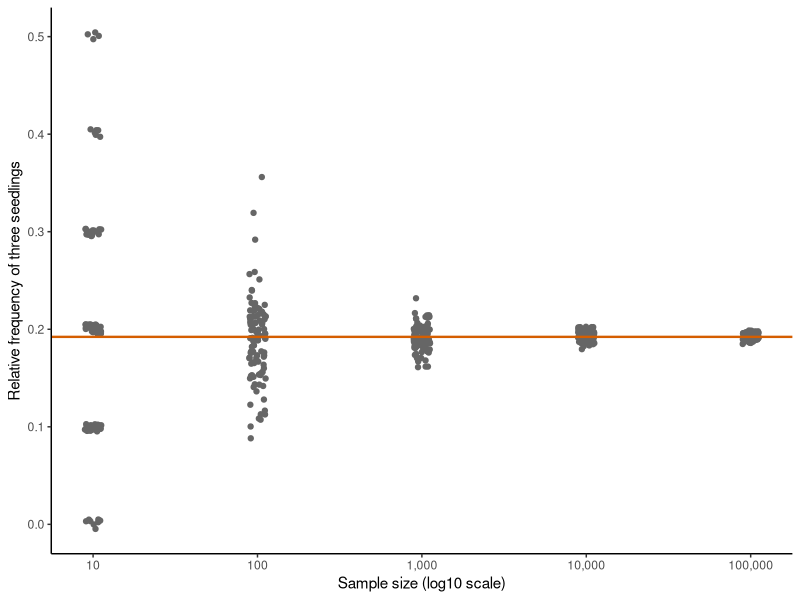
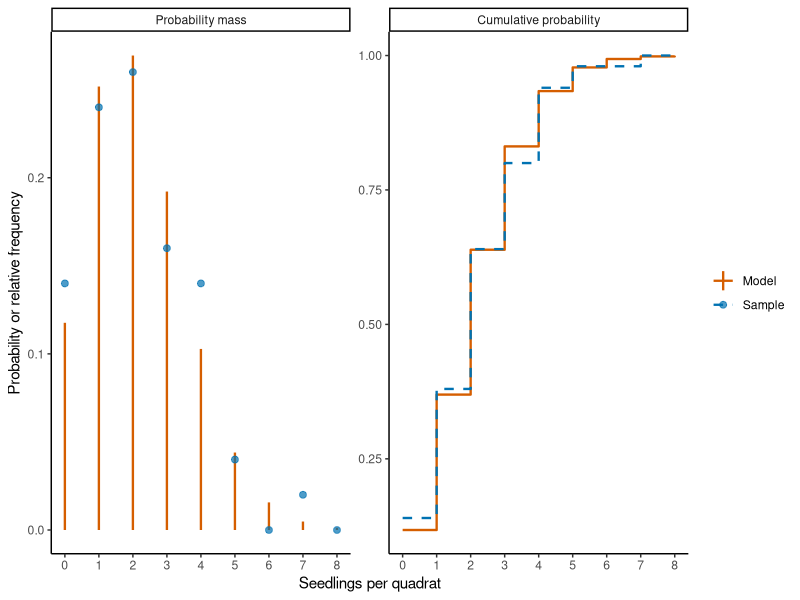
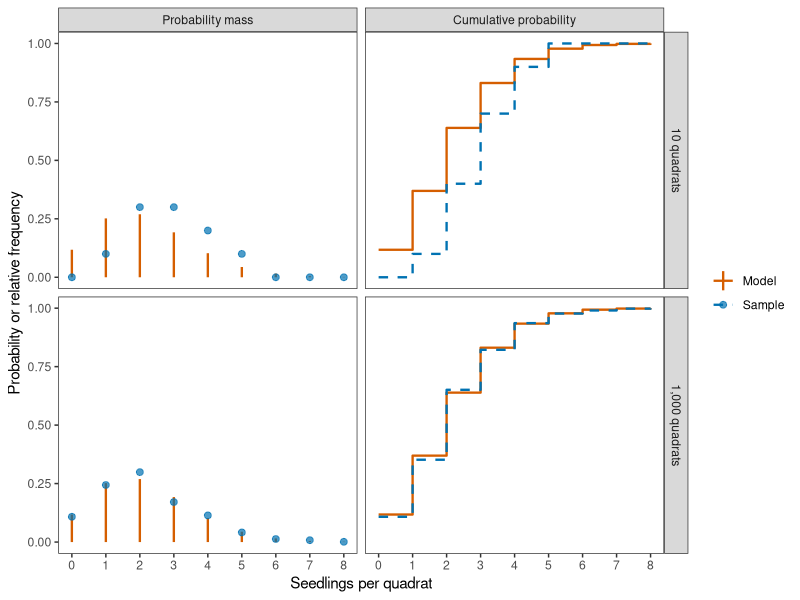
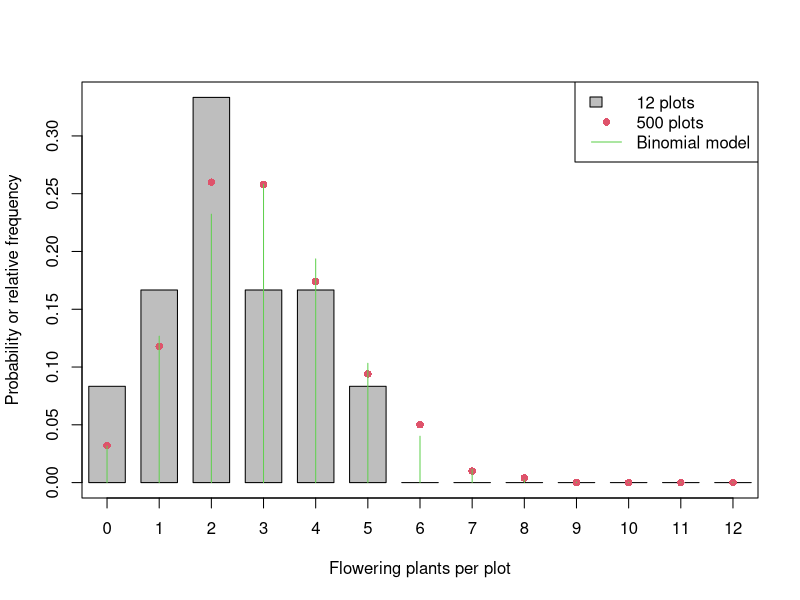
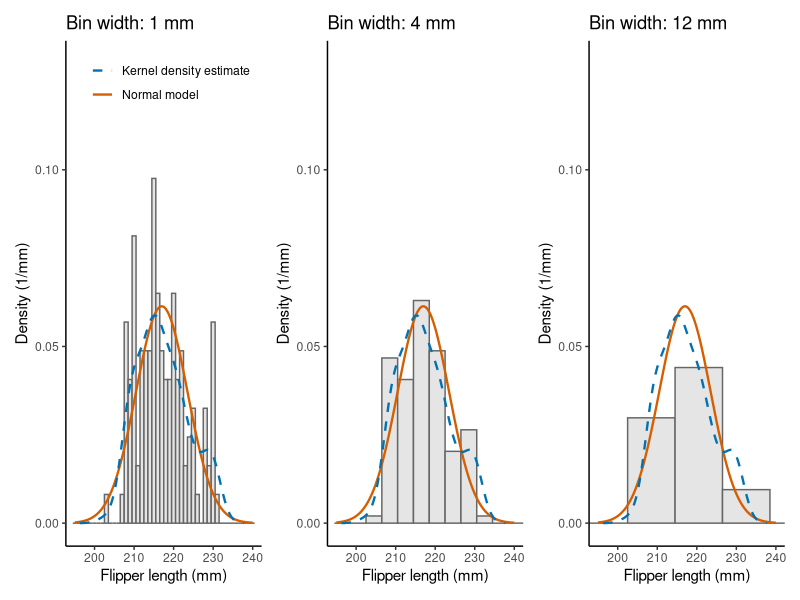
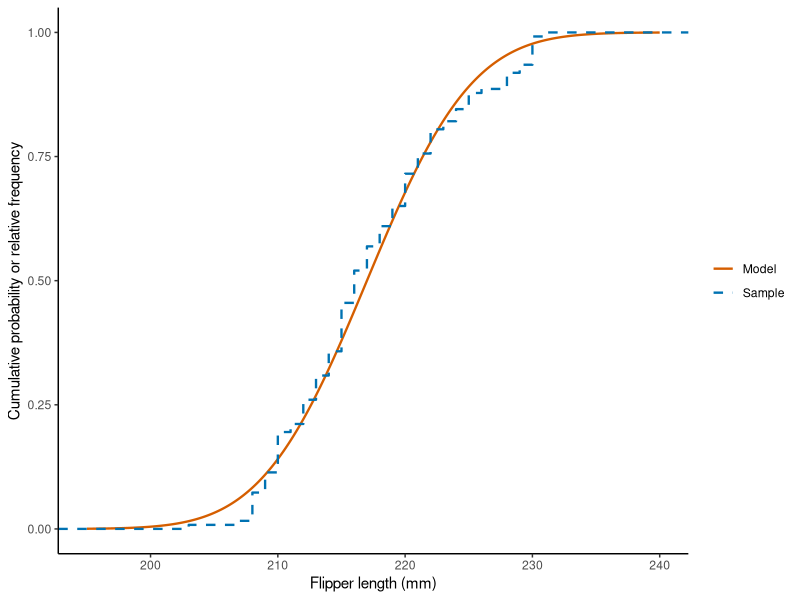
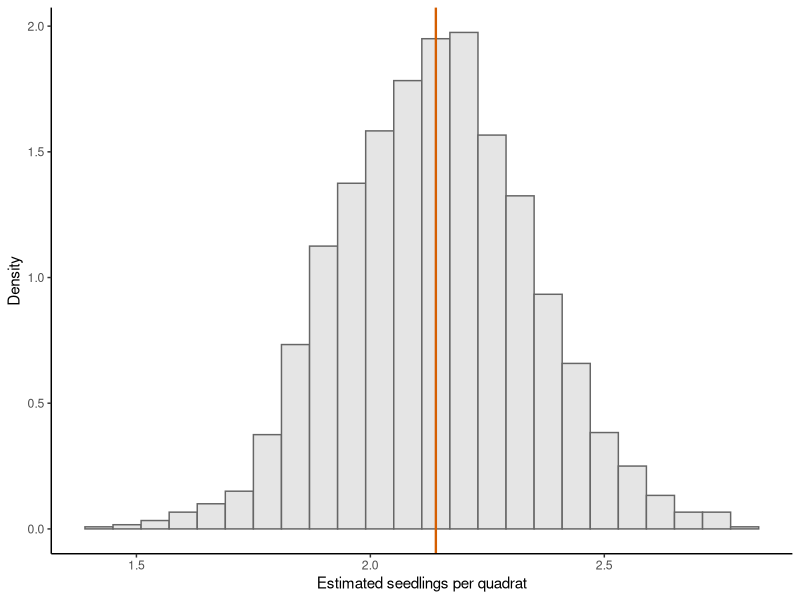
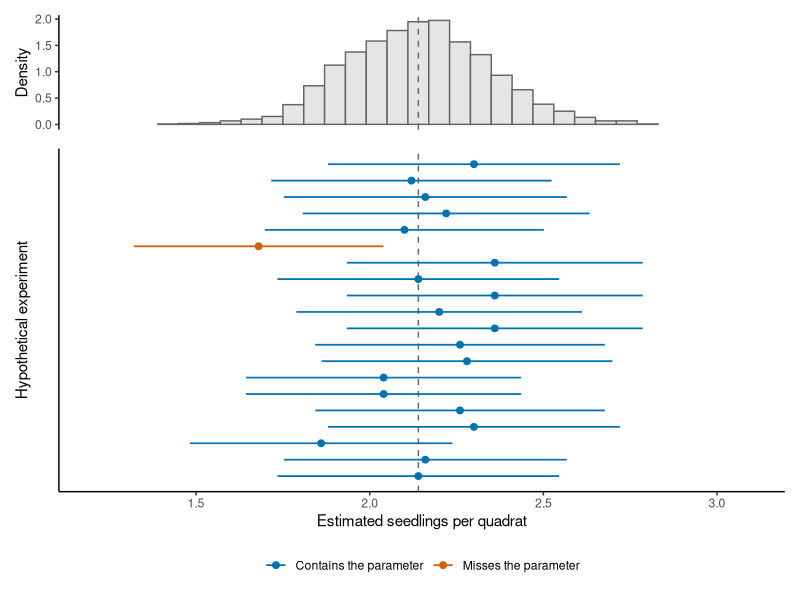

The R script that drew these images, in order:
## ---- chunk 1
#| include: false
# Load ggplot2 for the consistently formatted rendered figures in this chapter.
library(ggplot2)
## ---- chunk 2
# Counts of balsam fir seedlings in 50 quadrats (see ?boot::fir).
data(fir, package = "boot")
seedling_counts = fir$count
n_quadrats = length(seedling_counts)
seedling_counts
## ---- chunk 3
# Count each value from zero to eight seedlings and divide by the sample size.
count_values = seq.int(from = 0, to = 8)
count_table = table(factor(x = seedling_counts, levels = count_values))
relative_frequency = count_table / n_quadrats
relative_frequency
## ---- chunk 4
# Mean of the Poisson model: the mean of the 50 counts (seedlings per quadrat).
model_mean = 2.14
# Put the sample frequencies beside the model probabilities for comparison.
data.frame(
  seedlings = count_values,
  relative_frequency = as.numeric(x = relative_frequency),
  probability = dpois(x = count_values, lambda = model_mean)
)
## ---- chunk 5
# Compare relative frequencies for several sample sizes with the model.
set.seed(123)
sample_sizes = 10^(seq_len(length.out = 5))

all_frequencies = matrix(NA, nrow = length(count_values),
                         ncol = length(sample_sizes) + 1)
rownames(all_frequencies) = count_values
colnames(all_frequencies) = c(as.character(sample_sizes), "model")

for (i in seq_along(sample_sizes)) {
  # Simulate the counts of one sample and tabulate the values from zero to eight.
  simulated_counts = rpois(n = sample_sizes[i], lambda = model_mean)
  simulated_table = table(factor(x = simulated_counts, levels = count_values))
  all_frequencies[, i] = as.numeric(simulated_table) / sample_sizes[i]
}
all_frequencies[, length(sample_sizes) + 1] = dpois(x = count_values, lambda = model_mean)
round(all_frequencies, 3)
## ---- chunk 6
#| echo: false
#| eval: true
#| label: fig-relative-frequency-convergence
#| fig-cap: "Relative frequencies of exactly three seedlings for simulated samples of different sizes. The horizontal line is the probability assigned by the Poisson distribution with a mean of 2.14."
# Repeatedly simulate samples and retain the relative frequency of three seedlings.
set.seed(seed = 20261003)
target_count = 3
n_repetitions = 100

repeated_frequencies = data.frame(
  sample_size = numeric(),
  relative_frequency = numeric()
)

for (sample_size in sample_sizes) {
  target_frequency = numeric(length = n_repetitions)

  for (repetition in seq_len(n_repetitions)) {
    simulated_counts = rpois(n = sample_size, lambda = model_mean)
    target_frequency[repetition] = mean(simulated_counts == target_count)
  }

  repeated_frequencies = rbind(
    repeated_frequencies,
    data.frame(
      sample_size = sample_size,
      relative_frequency = target_frequency
    )
  )
}

# Calculate the model probability that the figure uses as a reference line.
probability = dpois(x = target_count, lambda = model_mean)

ggplot(
  repeated_frequencies,
  aes(
    x = sample_size,
    y = relative_frequency,
    group = sample_size
  )
) +
  geom_point(colour = "grey40",
             position = position_jitter(width = 0.05, height = 0.005)) +
  geom_hline(
    yintercept = probability,
    colour = "#D55E00",
    linewidth = 0.8
  ) +
  scale_x_log10(
    breaks = sample_sizes,
    labels = c("10", "100", "1,000", "10,000", "100,000")
  ) +
  labs(
    x = "Sample size (log10 scale)",
    y = "Relative frequency of three seedlings"
  ) +
  theme_classic()
## ---- chunk 7
#| echo: false
#| eval: true
#| fig-width: 9
#| fig-height: 4
#| label: fig-ecdf
#| fig-cap: "Empirical distribution of the seedling counts of the 50 quadrats and the Poisson model with a mean of 2.14 seedlings per quadrat."
# Probability mass and cumulative probability of the model and of the sample.
model_mass = dpois(x = count_values, lambda = model_mean)
model_cumulative = ppois(q = count_values, lambda = model_mean)
sample_frequency = as.numeric(count_table) / n_quadrats
sample_cumulative = cumsum(sample_frequency)

model_comparison_data = rbind(
  data.frame(
    seedlings = count_values,
    value = model_mass,
    quantity = "Probability mass",
    series = "Model"
  ),
  data.frame(
    seedlings = count_values,
    value = sample_frequency,
    quantity = "Probability mass",
    series = "Sample"
  ),
  data.frame(
    seedlings = count_values,
    value = model_cumulative,
    quantity = "Cumulative probability",
    series = "Model"
  ),
  data.frame(
    seedlings = count_values,
    value = sample_cumulative,
    quantity = "Cumulative probability",
    series = "Sample"
  )
)
model_comparison_data$quantity = factor(
  model_comparison_data$quantity,
  levels = c("Probability mass", "Cumulative probability")
)

# Use different geometries as well as colours to distinguish the model and sample.
ggplot() +
  geom_linerange(
    data = subset(
      model_comparison_data,
      quantity == "Probability mass" & series == "Model"
    ),
    aes(x = seedlings, ymin = 0, ymax = value, colour = series),
    linewidth = 0.8
  ) +
  geom_point(
    data = subset(
      model_comparison_data,
      quantity == "Probability mass" & series == "Sample"
    ),
    aes(x = seedlings, y = value, colour = series),
    alpha = 0.7,
    size = 2
  ) +
  geom_step(
    data = subset(model_comparison_data, quantity == "Cumulative probability"),
    aes(x = seedlings, y = value, colour = series, linetype = series),
    direction = "hv",
    linewidth = 0.8
  ) +
  facet_wrap(~quantity, nrow = 1, scales = "free_y") +
  scale_colour_manual(values = c(Model = "#D55E00", Sample = "#0072B2")) +
  scale_linetype_manual(values = c(Model = "solid", Sample = "dashed")) +
  scale_x_continuous(breaks = count_values) +
  labs(
    x = "Seedlings per quadrat",
    y = "Probability or relative frequency",
    colour = NULL,
    linetype = NULL
  ) +
  theme_classic()
## ---- chunk 8
# Mean of the empirical distribution (each count weighted by its relative frequency)
# and arithmetic mean of the 50 counts.
relative_frequency = as.numeric(count_table) / n_quadrats
weighted_average = sum(relative_frequency * count_values)
sample_mean = mean(seedling_counts)
c(weighted_average, sample_mean)
## ---- chunk 9
# Calculate the variance of the empirical distribution
empirical_variance = sum((count_values - weighted_average)^2 * relative_frequency)
sample_variance = var(seedling_counts)
c(empirical_variance, sample_variance)
## ---- chunk 10
# Use type = 1 so the empirical quantile is one of the observed counts.
quantile(x = seedling_counts, probs = 0.5, type = 1)
## ---- chunk 11
#| echo: false
#| eval: true
#| label: fig-ecdf-poisson
#| fig-width: 9
#| fig-height: 8
#| fig-cap: "Model probabilities and sample frequencies for simulated samples of 10 quadrats (top) and 1,000 quadrats (bottom) from the Poisson model with a mean of 2.14 seedlings per quadrat."
# Compare empirical distributions at two sample sizes.
set.seed(142)
comparison_sizes = c(10, 1000)
model_mass = dpois(x = count_values, lambda = model_mean)
model_cumulative = ppois(q = count_values, lambda = model_mean)

# Store the model and empirical summaries for both sample sizes before plotting.
sample_comparison_data = data.frame()
for (sample_size in comparison_sizes) {
  simulated_counts = rpois(n = sample_size, lambda = model_mean)
  simulated_table = table(factor(x = simulated_counts, levels = count_values))
  simulated_frequency = as.numeric(simulated_table) / sample_size
  simulated_cumulative = cumsum(simulated_frequency)

  sample_size_label = paste(format(sample_size, big.mark = ","), "quadrats")
  sample_comparison_data = rbind(
    sample_comparison_data,
    data.frame(
      seedlings = count_values,
      value = model_mass,
      quantity = "Probability mass",
      series = "Model",
      sample_size = sample_size_label
    ),
    data.frame(
      seedlings = count_values,
      value = simulated_frequency,
      quantity = "Probability mass",
      series = "Sample",
      sample_size = sample_size_label
    ),
    data.frame(
      seedlings = count_values,
      value = model_cumulative,
      quantity = "Cumulative probability",
      series = "Model",
      sample_size = sample_size_label
    ),
    data.frame(
      seedlings = count_values,
      value = simulated_cumulative,
      quantity = "Cumulative probability",
      series = "Sample",
      sample_size = sample_size_label
    )
  )
}

sample_comparison_data$sample_size = factor(
  sample_comparison_data$sample_size,
  levels = c("10 quadrats", "1,000 quadrats")
)
sample_comparison_data$quantity = factor(
  sample_comparison_data$quantity,
  levels = c("Probability mass", "Cumulative probability")
)

# Compare each empirical distribution with the same model using matching panels.
ggplot() +
  geom_linerange(
    data = subset(
      sample_comparison_data,
      quantity == "Probability mass" & series == "Model"
    ),
    aes(x = seedlings, ymin = 0, ymax = value, colour = series),
    linewidth = 0.8
  ) +
  geom_point(
    data = subset(
      sample_comparison_data,
      quantity == "Probability mass" & series == "Sample"
    ),
    aes(x = seedlings, y = value, colour = series),
    alpha = 0.7,
    size = 2
  ) +
  geom_step(
    data = subset(sample_comparison_data, quantity == "Cumulative probability"),
    aes(x = seedlings, y = value, colour = series, linetype = series),
    direction = "hv",
    linewidth = 0.8
  ) +
  facet_grid(sample_size ~ quantity, scales = "free_y") +
  scale_colour_manual(values = c(Model = "#D55E00", Sample = "#0072B2")) +
  scale_linetype_manual(values = c(Model = "solid", Sample = "dashed")) +
  scale_x_continuous(breaks = count_values) +
  labs(
    x = "Seedlings per quadrat",
    y = "Probability or relative frequency",
    colour = NULL,
    linetype = NULL
  ) +
  theme_bw() + theme(panel.grid = element_blank())
## ---- chunk 12
# Simulate the two sample sizes and compare each with the same model.
set.seed(246)

plants_per_plot = 12
flowering_probability = 0.25

small_plot_counts = rbinom(
  n = 12,
  size = plants_per_plot,
  prob = flowering_probability
)
large_plot_counts = rbinom(
  n = 500,
  size = plants_per_plot,
  prob = flowering_probability
)

mean(small_plot_counts)
mean(large_plot_counts)

count_values = seq.int(from = 0, to = plants_per_plot)
small_plot_table = table(factor(
  x = small_plot_counts,
  levels = count_values
))
large_plot_table = table(factor(
  x = large_plot_counts,
  levels = count_values
))

small_frequency = as.numeric(small_plot_table) / length(small_plot_counts)
large_frequency = as.numeric(large_plot_table) / length(large_plot_counts)
model_mass = dbinom(
  x = count_values,
  size = plants_per_plot,
  prob = flowering_probability
)

small_frequency_data = data.frame(
  flowering_plants = count_values,
  probability = small_frequency,
  series = "12 plots"
)
large_frequency_data = data.frame(
  flowering_plants = count_values,
  probability = large_frequency,
  series = "500 plots"
)
model_mass_data = data.frame(
  flowering_plants = count_values,
  probability = model_mass,
  series = "Binomial model"
)

# Use bars for one empirical distribution, points for the other, and lines for the model.
# Set common axis limits
all_probabilities = c(
  small_frequency_data$probability,
  large_frequency_data$probability,
  model_mass_data$probability
)

plot(
  NA,
  xlim = range(count_values),
  ylim = c(0, max(all_probabilities)),
  xaxt = "n",
  xlab = "Flowering plants per plot",
  ylab = "Probability or relative frequency"
)

axis(1, at = count_values)

# Draw bars for the small empirical distribution
with(
  small_frequency_data,
  rect(
    flowering_plants - 0.35,
    0,
    flowering_plants + 0.35,
    probability,
    col = "grey",
    border = 1
  )
)

# Add points for the large empirical distribution
with(
  large_frequency_data,
  points(
    flowering_plants,
    probability,
    pch = 16,
    col = 2
  )
)

# Add vertical lines for the model distribution
with(
  model_mass_data,
  segments(
    flowering_plants,
    0,
    flowering_plants,
    probability,
    col = 3
  )
)

# Add one legend for all three series
legend(
  "topright",
  legend = c("12 plots", "500 plots", "Binomial model"),
  col = c(1, 2, 3),
  fill = c("grey", NA, NA),
  border = c(1, NA, NA),
  pch = c(NA, 16, NA),
  lty = c(0, 0, 1)
)
## ---- chunk 13
# Load the penguin data, keep the Gentoo penguins and remove the one without measurements.
data(penguins, package = "datasets")
gentoo = penguins[penguins$species == "Gentoo", ]
gentoo = gentoo[!is.na(gentoo$flipper_len), ]
# Flipper lengths (in mm) of the 123 penguins.
flipper_lengths = gentoo$flipper_len
length(flipper_lengths)
## ---- chunk 14
# Relative frequency of flipper lengths between 214.5 and 218.5 mm in the sample.
mean(flipper_lengths > 214.5 & flipper_lengths <= 218.5)
# Probability that the model assigns to the same interval.
pnorm(q = 218.5, mean = 217, sd = 6.5) - pnorm(q = 214.5, mean = 217, sd = 6.5)
## ---- chunk 15
# Kernel density estimate of the sample; bw is the bandwidth that R chose (in mm).
flipper_density = density(x = flipper_lengths)
flipper_density$bw
## ---- chunk 16
#| echo: false
#| label: fig-histogram_density
#| fig-width: 10
#| fig-height: 3.5
#| fig-cap: "Density-scaled histograms of the flipper lengths of 123 Gentoo penguins with bins of 1 mm, 4 mm and 12 mm. The solid line is the density of the Normal model and the dashed line is the kernel density estimate of the sample."
library(patchwork)

# Density of the model and kernel density estimate of the sample on the same grid.
flipper_grid = seq(from = 195, to = 240, length.out = 300)
model_curve = data.frame(
  flipper = flipper_grid,
  density = dnorm(x = flipper_grid, mean = 217, sd = 6.5)
)
kernel_curve = data.frame(flipper = flipper_density$x, density = flipper_density$y)
flipper_data = data.frame(flipper = flipper_lengths)

# Draw one density-scaled histogram for a given bin width and legend placement.
# The limits of the bins are at half millimetres (boundary = 202.5).
plot_histogram = function(bin_width, legend_theme) {
  ggplot(flipper_data, aes(x = flipper)) +
    geom_histogram(
      aes(y = after_stat(density)),
      binwidth = bin_width,
      boundary = 202.5,
      fill = "grey90",
      colour = "grey40"
    ) +
    geom_line(
      data = model_curve,
      aes(x = flipper, y = density, colour = "Normal model", linetype = "Normal model"),
      linewidth = 0.8
    ) +
    geom_line(
      data = kernel_curve,
      aes(
        x = flipper,
        y = density,
        colour = "Kernel density estimate",
        linetype = "Kernel density estimate"
      ),
      linewidth = 0.8
    ) +
    # Same name and breaks for both scales, so they merge into a single legend.
    scale_colour_manual(
      name = NULL,
      values = c("Normal model" = "#D55E00", "Kernel density estimate" = "#0072B2")
    ) +
    scale_linetype_manual(
      name = NULL,
      values = c("Normal model" = "solid", "Kernel density estimate" = "dashed")
    ) +
    coord_cartesian(xlim = c(195, 240), ylim = c(0, 0.13)) +
    labs(
      title = paste("Bin width:", bin_width, "mm"),
      x = "Flipper length (mm)",
      y = "Density (1/mm)"
    ) +
    theme_classic() +
    legend_theme
}

# Legend inside the top-right corner of the first panel only; it applies to all panels.
plot_histogram(bin_width = 1, legend_theme = theme(
  legend.position = "inside",
  legend.position.inside = c(0.98, 0.98),
  legend.justification = c(1, 1)
)) |
  plot_histogram(bin_width = 4, legend_theme = theme(legend.position = "none")) |
  plot_histogram(bin_width = 12, legend_theme = theme(legend.position = "none"))
## ---- chunk 17
# ecdf() returns a function; evaluate it at a flipper length of 225 mm.
flipper_ecdf = ecdf(flipper_lengths)
flipper_ecdf(225)
# Cumulative probability of the model at the same length.
pnorm(q = 225, mean = 217, sd = 6.5)
## ---- chunk 18
#| echo: false
#| label: fig-ecdf_normal
#| fig-cap: "Empirical cumulative distribution of the flipper lengths of 123 Gentoo penguins (dashed steps) and cumulative probability function of the Normal model (solid line)."
# Cumulative probability of the model on the same grid of flipper lengths.
model_cumulative_curve = data.frame(
  flipper = flipper_grid,
  cumulative = pnorm(q = flipper_grid, mean = 217, sd = 6.5)
)

ggplot() +
  geom_line(
    data = model_cumulative_curve,
    aes(x = flipper, y = cumulative, colour = "Model", linetype = "Model"),
    linewidth = 0.8
  ) +
  stat_ecdf(
    data = flipper_data,
    aes(x = flipper, colour = "Sample", linetype = "Sample"),
    geom = "step",
    linewidth = 0.8
  ) +
  scale_colour_manual(values = c(Model = "#D55E00", Sample = "#0072B2")) +
  scale_linetype_manual(values = c(Model = "solid", Sample = "dashed")) +
  labs(
    x = "Flipper length (mm)",
    y = "Cumulative probability or relative frequency",
    colour = NULL,
    linetype = NULL
  ) +
  theme_classic()
## ---- chunk 19
# Mean of the sample (seedlings per quadrat).
mean(seedling_counts)
## ---- chunk 20
# Parameter of the model, quadrats per experiment and number of hypothetical experiments.
set.seed(seed = 401)
true_lambda = 2.14
n_quadrats = 50
n_experiments = 2000

# replicate() runs the expression n times and collects the results in a vector.
# Each run simulates one experiment with 50 quadrats and returns its estimate of lambda.
lambda_estimates = replicate(
  n = n_experiments,
  expr = mean(rpois(n = n_quadrats, lambda = true_lambda))
)

# Mean and standard deviation of the 2,000 estimates (one per hypothetical experiment).
mean(lambda_estimates)
sd(lambda_estimates)
## ---- chunk 21
#| echo: false
#| label: fig-sampling_distribution
#| fig-cap: "Estimates of the mean seedling count from 2,000 simulated hypothetical experiments with 50 quadrats each. The vertical line is the value of the parameter used in the simulation."
# Plot the simulated sampling distribution and mark the parameter of the model.
ggplot(data.frame(estimate = lambda_estimates), aes(x = estimate)) +
  geom_histogram(
    aes(y = after_stat(density)),
    binwidth = 0.06,
    center = true_lambda,
    fill = "grey90",
    colour = "grey40"
  ) +
  geom_vline(xintercept = true_lambda, colour = "#D55E00", linewidth = 0.8) +
  labs(
    x = "Estimated seedlings per quadrat",
    y = "Density"
  ) +
  theme_classic()
## ---- chunk 22
# Compare the simulated bias and variance with the variance derived from the model.
c(
  simulated_bias = mean(lambda_estimates) - true_lambda,
  simulated_variance = var(lambda_estimates),
  model_variance = true_lambda / n_quadrats
)
## ---- chunk 23
# Average squared distance between the estimates and the parameter.
mean((lambda_estimates - true_lambda)^2)
## ---- chunk 24
# Estimate of lambda and number of quadrats in the sample.
lambda_hat = mean(seedling_counts)
n_counts = length(seedling_counts)
# Plug the estimate into the formula of the standard error.
estimated_se = sqrt(lambda_hat / n_counts)
estimated_se
## ---- chunk 25
# 0.975 quantile of the standard Normal distribution.
critical_value = qnorm(p = 0.975)
# Lower and upper endpoints of the interval.
interval = lambda_hat + c(-1, 1) * critical_value * estimated_se
interval
## ---- chunk 26
#| echo: false
#| label: fig-dance_ci
#| fig-width: 7
#| fig-height: 6
#| fig-cap: "Dance of the confidence intervals for a Poisson model with a mean of 2.14 seedlings per quadrat. Top: simulated sampling distribution of the estimated mean for experiments with 50 quadrats (2,000 hypothetical experiments). Bottom: estimates (points) and 95% Wald intervals (lines) for 20 hypothetical experiments. The dashed line is the parameter of the model and the interval in vermillion does not contain it."
library(patchwork)

# Simulate 20 hypothetical experiments and calculate a 95% Wald interval for each.
# The parameter, quadrats per experiment and 2,000 estimates come from the simulation above.
set.seed(seed = 1)
n_shown = 20
critical_value = qnorm(p = 0.975)
shown_estimates = replicate(
  n = n_shown,
  expr = mean(rpois(n = n_quadrats, lambda = true_lambda))
)
shown_se = sqrt(shown_estimates / n_quadrats)
intervals = data.frame(
  experiment = seq_len(length.out = n_shown),
  estimate = shown_estimates,
  lower = shown_estimates - critical_value * shown_se,
  upper = shown_estimates + critical_value * shown_se
)

# Record whether each interval contains the parameter of the model.
intervals$contains = ifelse(
  test = intervals$lower <= true_lambda & true_lambda <= intervals$upper,
  yes = "Contains the parameter",
  no = "Misses the parameter"
)

# Top panel: simulated sampling distribution of the estimator.
sampling_panel = ggplot(data.frame(estimate = lambda_estimates), aes(x = estimate)) +
  geom_histogram(
    aes(y = after_stat(density)),
    binwidth = 0.06,
    center = true_lambda,
    fill = "grey90",
    colour = "grey40"
  ) +
  geom_vline(xintercept = true_lambda, linetype = "dashed", colour = "grey40") +
  coord_cartesian(xlim = c(1.2, 3.1)) +
  labs(x = NULL, y = "Density") +
  theme_classic() +
  theme(
    axis.text.x = element_blank(),
    axis.ticks.x = element_blank(),
    axis.line.x = element_blank()
  )

# Bottom panel: one estimate and interval for each hypothetical experiment.
interval_panel = ggplot(intervals, aes(y = experiment, colour = contains)) +
  geom_vline(xintercept = true_lambda, linetype = "dashed", colour = "grey40") +
  geom_linerange(aes(xmin = lower, xmax = upper), linewidth = 0.6) +
  geom_point(aes(x = estimate), size = 2) +
  scale_colour_manual(
    name = NULL,
    values = c("Contains the parameter" = "#0072B2", "Misses the parameter" = "#D55E00")
  ) +
  scale_y_reverse() +
  coord_cartesian(xlim = c(1.2, 3.1)) +
  labs(x = "Estimated seedlings per quadrat", y = "Hypothetical experiment") +
  theme_classic() +
  theme(
    axis.text.y = element_blank(),
    axis.ticks.y = element_blank(),
    legend.position = "bottom"
  )

# Stack the panels so that both use the same horizontal axis.
sampling_panel / interval_panel + plot_layout(heights = c(1, 3))
## ---- chunk 27
# Parameter of the model, quadrats per experiment and number of hypothetical experiments.
set.seed(seed = 402)
true_lambda = 2.14
n_quadrats = 50
n_experiments = 2000
critical_value = qnorm(p = 0.975)

# Each run returns TRUE if the interval of that experiment contains lambda.
covered = replicate(
  n = n_experiments,
  expr = {
    # Simulate one experiment and calculate its estimate and standard error.
    counts = rpois(n = n_quadrats, lambda = true_lambda)
    estimate = mean(counts)
    se = sqrt(estimate / n_quadrats)
    # Calculate the endpoints and check whether lambda lies between them.
    lower = estimate - critical_value * se
    upper = estimate + critical_value * se
    lower <= true_lambda && true_lambda <= upper
  }
)

# The mean of TRUE and FALSE values is the fraction of TRUE values.
mean(covered)
## ---- chunk 28
# Mean of the sample and the two estimates of the variance of flipper length.
flipper_mean = mean(flipper_lengths)
variance_mm = mean((flipper_lengths - flipper_mean)^2)
variance_with_var = var(flipper_lengths)

c(
  mean_mm = flipper_mean,
  variance_mm_mm2 = variance_mm,
  variance_with_var_mm2 = variance_with_var
)
## ---- chunk 29
#| echo: false
#| label: fig-asymptotic_normality
#| fig-width: 9
#| fig-height: 4
#| fig-cap: "Sampling distributions of the mean seedling count for samples of 5 and 100 quadrats (2,000 simulated samples each) under a Poisson model with a mean of 2.14. The curves are the Normal approximations."
# Simulate the sampling distribution of the mean for two sample sizes.
set.seed(seed = 404)
true_lambda = 2.14
sample_sizes = c(5, 100)

# Draw the simulated sampling distribution with its Normal approximation.
plot_sampling_distribution = function(sample_size, bin_width) {
  # One estimate of lambda per simulated sample.
  estimates = replicate(
    n = 2000,
    expr = mean(rpois(n = sample_size, lambda = true_lambda))
  )
  # Normal approximation with the standard error derived from the model.
  model_se = sqrt(true_lambda / sample_size)
  estimate_grid = seq(
    from = true_lambda - 4 * model_se,
    to = true_lambda + 4 * model_se,
    length.out = 200
  )
  approximation = data.frame(
    estimate = estimate_grid,
    density = dnorm(x = estimate_grid, mean = true_lambda, sd = model_se)
  )
  ggplot(data.frame(estimate = estimates), aes(x = estimate)) +
    geom_histogram(
      aes(y = after_stat(density)),
      binwidth = bin_width,
      center = true_lambda,
      fill = "grey90",
      colour = "grey40"
    ) +
    geom_line(
      data = approximation,
      aes(x = estimate, y = density),
      colour = "#D55E00",
      linewidth = 0.8
    ) +
    labs(
      title = paste(sample_size, "quadrats"),
      x = "Estimated seedlings per quadrat",
      y = "Density"
    ) +
    theme_classic()
}

plot_sampling_distribution(sample_size = 5, bin_width = 0.2) |
  plot_sampling_distribution(sample_size = 100, bin_width = 0.05)
